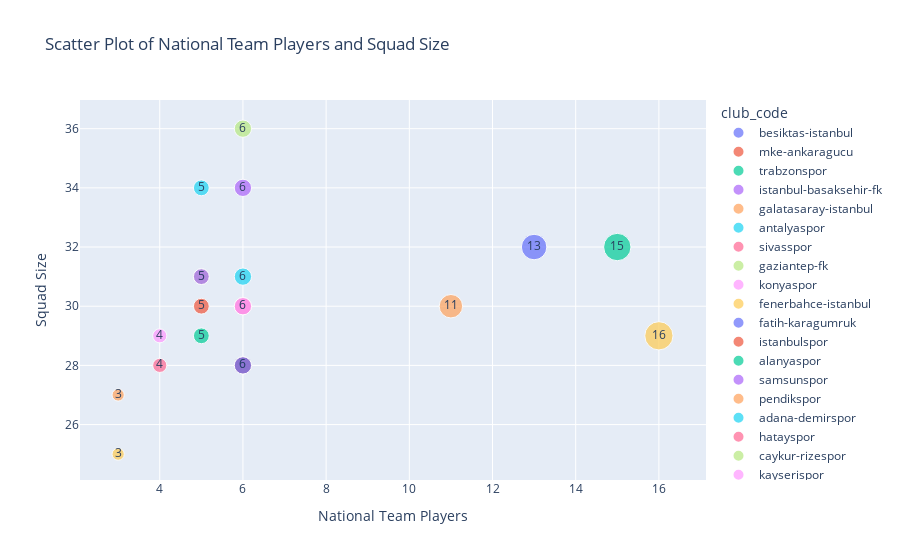

The cell this chart's notebook holds for it:
### Code cell
fig = px.scatter(turkish_league_teams, 
                 x='national_team_players', 
                 y='squad_size',
                 title='Scatter Plot of National Team Players and Squad Size',
                 labels={'national_team_players': 'National Team Players', 'squad_size': 'Squad Size'},
                 color='club_code',
                 size='national_team_players',
                 text='national_team_players',
                 hover_data=['name', 'average_age'])
fig.update_layout(xaxis_title='National Team Players', yaxis_title='Squad Size')
fig.show()

### Figure 1 — Plotly figure (JSON) as saved in the notebook; plotly's stock layout.template omitted (floating-point values rounded to 4 significant figures)
{"data": [{"customdata": [["Beşiktaş Jimnastik Kulübü", 27.4]], "hovertemplate": "club_code=besiktas-istanbul<br>National Team Players=%{text}<br>Squad Size=%{y}<br>name=%{customdata[0]}<br>average_age=%{customdata[1]}<extra></extra>", "legendgroup": "besiktas-istanbul", "marker": {"color": "#636efa", "size": [13], "sizemode": "area", "sizeref": 0.04, "symbol": "circle"}, "mode": "markers+text", "name": "besiktas-istanbul", "orientation": "v", "showlegend": true, "text": [13], "type": "scatter", "x": [13], "xaxis": "x", "y": [32], "yaxis": "y"}, {"customdata": [["Makina ve Kimya Endüstrisi Ankaragücü Spor Kulübü", 27.3]], "hovertemplate": "club_code=mke-ankaragucu<br>National Team Players=%{text}<br>Squad Size=%{y}<br>name=%{customdata[0]}<br>average_age=%{customdata[1]}<extra></extra>", "legendgroup": "mke-ankaragucu", "marker": {"color": "#EF553B", "size": [6], "sizemode": "area", "sizeref": 0.04, "symbol": "circle"}, "mode": "markers+text", "name": "mke-ankaragucu", "orientation": "v", "showlegend": true, "text": [6], "type": "scatter", "x": [6], "xaxis": "x", "y": [28], "yaxis": "y"}, {"customdata": [["Trabzonspor Kulübü", 25.8]], "hovertemplate": "club_code=trabzonspor<br>National Team Players=%{text}<br>Squad Size=%{y}<br>name=%{customdata[0]}<br>average_age=%{customdata[1]}<extra></extra>", "legendgroup": "trabzonspor", "marker": {"color": "#00cc96", "size": [15], "sizemode": "area", "sizeref": 0.04, "symbol": "circle"}, "mode": "markers+text", "name": "trabzonspor", "orientation": "v", "showlegend": true, "text": [15], "type": "scatter", "x": [15], "xaxis": "x", "y": [32], "yaxis": "y"}, {"customdata": [["İstanbul Başakşehir Futbol Kulübü", 26.1]], "hovertemplate": "club_code=istanbul-basaksehir-fk<br>National Team Players=%{text}<br>Squad Size=%{y}<br>name=%{customdata[0]}<br>average_age=%{customdata[1]}<extra></extra>", "legendgroup": "istanbul-basaksehir-fk", "marker": {"color": "#ab63fa", "size": [6], "sizemode": "area", "sizeref": 0.04, "symbol": "circle"}, "mode": "markers+text", "name": "istanbul-basaksehir-fk", "orientation": "v", "showlegend": true, "text": [6], "type": "scatter", "x": [6], "xaxis": "x", "y": [34], "yaxis": "y"}, {"customdata": [["Galatasaray Spor Kulübü", 25.9]], "hovertemplate": "club_code=galatasaray-istanbul<br>National Team Players=%{text}<br>Squad Size=%{y}<br>name=%{customdata[0]}<br>average_age=%{customdata[1]}<extra></extra>", "legendgroup": "galatasaray-istanbul", "marker": {"color": "#FFA15A", "size": [11], "sizemode": "area", "sizeref": 0.04, "symbol": "circle"}, "mode": "markers+text", "name": "galatasaray-istanbul", "orientation": "v", "showlegend": true, "text": [11], "type": "scatter", "x": [11], "xaxis": "x", "y": [30], "yaxis": "y"}, {"customdata": [["Antalyaspor", 26.5]], "hovertemplate": "club_code=antalyaspor<br>National Team Players=%{text}<br>Squad Size=%{y}<br>name=%{customdata[0]}<br>average_age=%{customdata[1]}<extra></extra>", "legendgroup": "antalyaspor", "marker": {"color": "#19d3f3", "size": [5], "sizemode": "area", "sizeref": 0.04, "symbol": "circle"}, "mode": "markers+text", "name": "antalyaspor", "orientation": "v", "showlegend": true, "text": [5], "type": "scatter", "x": [5], "xaxis": "x", "y": [34], "yaxis": "y"}, {"customdata": [["Sivasspor Kulübü", 29.1]], "hovertemplate": "club_code=sivasspor<br>National Team Players=%{text}<br>Squad Size=%{y}<br>name=%{customdata[0]}<br>average_age=%{customdata[1]}<extra></extra>", "legendgroup": "sivasspor", "marker": {"color": "#FF6692", "size": [4], "sizemode": "area", "sizeref": 0.04, "symbol": "circle"}, "mode": "markers+text", "name": "sivasspor", "orientation": "v", "showlegend": true, "text": [4], "type": "scatter", "x": [4], "xaxis": "x", "y": [28], "yaxis": "y"}, {"customdata": [["Gaziantep Futbol Kulübü A.Ş.", 27.1]], "hovertemplate": "club_code=gaziantep-fk<br>National Team Players=%{text}<br>Squad Size=%{y}<br>name=%{customdata[0]}<br>average_age=%{customdata[1]}<extra></extra>", "legendgroup": "gaziantep-fk", "marker": {"color": "#B6E880", "size": [5], "sizemode": "area", "sizeref": 0.04, "symbol": "circle"}, "mode": "markers+text", "name": "gaziantep-fk", "orientation": "v", "showlegend": true, "text": [5], "type": "scatter", "x": [5], "xaxis": "x", "y": [31], "yaxis": "y"}, {"customdata": [["Konyaspor", 27.2]], "hovertemplate": "club_code=konyaspor<br>National Team Players=%{text}<br>Squad Size=%{y}<br>name=%{customdata[0]}<br>average_age=%{customdata[1]}<extra></extra>", "legendgroup": "konyaspor", "marker": {"color": "#FF97FF", "size": [4], "sizemode": "area", "sizeref": 0.04, "symbol": "circle"}, "mode": "markers+text", "name": "konyaspor", "orientation": "v", "showlegend": true, "text": [4], "type": "scatter", "x": [4], "xaxis": "x", "y": [29], "yaxis": "y"}, {"customdata": [["Fenerbahçe Spor Kulübü", 27.8]], "hovertemplate": "club_code=fenerbahce-istanbul<br>National Team Players=%{text}<br>Squad Size=%{y}<br>name=%{customdata[0]}<br>average_age=%{customdata[1]}<extra></extra>", "legendgroup": "fenerbahce-istanbul", "marker": {"color": "#FECB52", "size": [16], "sizemode": "area", "sizeref": 0.04, "symbol": "circle"}, "mode": "markers+text", "name": "fenerbahce-istanbul", "orientation": "v", "showlegend": true, "text": [16], "type": "scatter", "x": [16], "xaxis": "x", "y": [29], "yaxis": "y"}, {"customdata": [["Fatih Karagümrük Sportif Faaliyetler San. Tic. A.Ş.", 27.4]], "hovertemplate": "club_code=fatih-karagumruk<br>National Team Players=%{text}<br>Squad Size=%{y}<br>name=%{customdata[0]}<br>average_age=%{customdata[1]}<extra></extra>", "legendgroup": "fatih-karagumruk", "marker": {"color": "#636efa", "size": [6], "sizemode": "area", "sizeref": 0.04, "symbol": "circle"}, "mode": "markers+text", "name": "fatih-karagumruk", "orientation": "v", "showlegend": true, "text": [6], "type": "scatter", "x": [6], "xaxis": "x", "y": [28], "yaxis": "y"}, {"customdata": [["İstanbulspor A.Ş.", 26]], "hovertemplate": "club_code=istanbulspor<br>National Team Players=%{text}<br>Squad Size=%{y}<br>name=%{customdata[0]}<br>average_age=%{customdata[1]}<extra></extra>", "legendgroup": "istanbulspor", "marker": {"color": "#EF553B", "size": [5], "sizemode": "area", "sizeref": 0.04, "symbol": "circle"}, "mode": "markers+text", "name": "istanbulspor", "orientation": "v", "showlegend": true, "text": [5], "type": "scatter", "x": [5], "xaxis": "x", "y": [30], "yaxis": "y"}, {"customdata": [["Alanyaspor", 25.9]], "hovertemplate": "club_code=alanyaspor<br>National Team Players=%{text}<br>Squad Size=%{y}<br>name=%{customdata[0]}<br>average_age=%{customdata[1]}<extra></extra>", "legendgroup": "alanyaspor", "marker": {"color": "#00cc96", "size": [5], "sizemode": "area", "sizeref": 0.04, "symbol": "circle"}, "mode": "markers+text", "name": "alanyaspor", "orientation": "v", "showlegend": true, "text": [5], "type": "scatter", "x": [5], "xaxis": "x", "y": [29], "yaxis": "y"}, {"customdata": [["Samsunspor", 26.9]], "hovertemplate": "club_code=samsunspor<br>National Team Players=%{text}<br>Squad Size=%{y}<br>name=%{customdata[0]}<br>average_age=%{customdata[1]}<extra></extra>", "legendgroup": "samsunspor", "marker": {"color": "#ab63fa", "size": [5], "sizemode": "area", "sizeref": 0.04, "symbol": "circle"}, "mode": "markers+text", "name": "samsunspor", "orientation": "v", "showlegend": true, "text": [5], "type": "scatter", "x": [5], "xaxis": "x", "y": [31], "yaxis": "y"}, {"customdata": [["Pendikspor", 29.7]], "hovertemplate": "club_code=pendikspor<br>National Team Players=%{text}<br>Squad Size=%{y}<br>name=%{customdata[0]}<br>average_age=%{customdata[1]}<extra></extra>", "legendgroup": "pendikspor", "marker": {"color": "#FFA15A", "size": [3], "sizemode": "area", "sizeref": 0.04, "symbol": "circle"}, "mode": "markers+text", "name": "pendikspor", "orientation": "v", "showlegend": true, "text": [3], "type": "scatter", "x": [3], "xaxis": "x", "y": [27], "yaxis": "y"}, {"customdata": [["Adana Demirspor Kulübü", 27.5]], "hovertemplate": "club_code=adana-demirspor<br>National Team Players=%{text}<br>Squad Size=%{y}<br>name=%{customdata[0]}<br>average_age=%{customdata[1]}<extra></extra>", "legendgroup": "adana-demirspor", "marker": {"color": "#19d3f3", "size": [6], "sizemode": "area", "sizeref": 0.04, "symbol": "circle"}, "mode": "markers+text", "name": "adana-demirspor", "orientation": "v", "showlegend": true, "text": [6], "type": "scatter", "x": [6], "xaxis": "x", "y": [31], "yaxis": "y"}, {"customdata": [["Hatayspor Futbol Kulübü", 24.9]], "hovertemplate": "club_code=hatayspor<br>National Team Players=%{text}<br>Squad Size=%{y}<br>name=%{customdata[0]}<br>average_age=%{customdata[1]}<extra></extra>", "legendgroup": "hatayspor", "marker": {"color": "#FF6692", "size": [6], "sizemode": "area", "sizeref": 0.04, "symbol": "circle"}, "mode": "markers+text", "name": "hatayspor", "orientation": "v", "showlegend": true, "text": [6], "type": "scatter", "x": [6], "xaxis": "x", "y": [30], "yaxis": "y"}, {"customdata": [["Çaykur Rizespor Kulübü", 24.6]], "hovertemplate": "club_code=caykur-rizespor<br>National Team Players=%{text}<br>Squad Size=%{y}<br>name=%{customdata[0]}<br>average_age=%{customdata[1]}<extra></extra>", "legendgroup": "caykur-rizespor", "marker": {"color": "#B6E880", "size": [6], "sizemode": "area", "sizeref": 0.04, "symbol": "circle"}, "mode": "markers+text", "name": "caykur-rizespor", "orientation": "v", "showlegend": true, "text": [6], "type": "scatter", "x": [6], "xaxis": "x", "y": [36], "yaxis": "y"}, {"customdata": [["Kayserispor Kulübü", 26]], "hovertemplate": "club_code=kayserispor<br>National Team Players=%{text}<br>Squad Size=%{y}<br>name=%{customdata[0]}<br>average_age=%{customdata[1]}<extra></extra>", "legendgroup": "kayserispor", "marker": {"color": "#FF97FF", "size": [6], "sizemode": "area", "sizeref": 0.04, "symbol": "circle"}, "mode": "markers+text", "name": "kayserispor", "orientation": "v", "showlegend": true, "text": [6], "type": "scatter", "x": [6], "xaxis": "x", "y": [30], "yaxis": "y"}, {"customdata": [["Kasımpaşa Spor Kulübü", 25.8]], "hovertemplate": "club_code=kasimpasa<br>National Team Players=%{text}<br>Squad Size=%{y}<br>name=%{customdata[0]}<br>average_age=%{customdata[1]}<extra></extra>", "legendgroup": "kasimpasa", "marker": {"color": "#FECB52", "size": [3], "sizemode": "area", "sizeref": 0.04, "symbol": "circle"}, "mode": "markers+text", "name": "kasimpasa", "orientation": "v", "showlegend": true, "text": [3], "type": "scatter", "x": [3], "xaxis": "x", "y": [25], "yaxis": "y"}], "layout": {"autosize": true, "legend": {"itemsizing": "constant", "title": {"text": "club_code"}, "tracegroupgap": 0}, "title": {"text": "Scatter Plot of National Team Players and Squad Size"}, "xaxis": {"anchor": "y", "autorange": true, "domain": [0, 1], "range": [2.13, 17.03], "title": {"text": "National Team Players"}, "type": "linear"}, "yaxis": {"anchor": "x", "autorange": true, "domain": [0, 1], "range": [23.8, 37.41], "title": {"text": "Squad Size"}, "type": "linear"}}}
